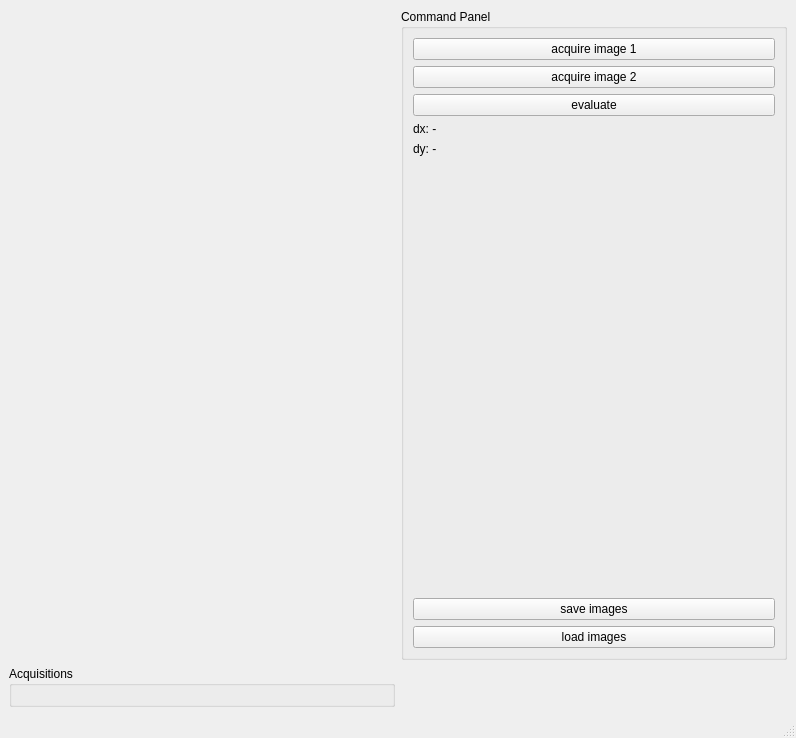
<?xml version="1.0" encoding="UTF-8"?>
<ui version="4.0">
 <class>MainWindow</class>
 <widget class="QMainWindow" name="MainWindow">
  <property name="geometry">
   <rect>
    <x>0</x>
    <y>0</y>
    <width>796</width>
    <height>738</height>
   </rect>
  </property>
  <property name="windowTitle">
   <string>Cross Correlation</string>
  </property>
  <widget class="QWidget" name="centralwidget">
   <layout class="QGridLayout" name="gridLayout">
    <item row="2" column="0">
     <widget class="QGroupBox" name="groupBox">
      <property name="title">
       <string>Acquisitions</string>
      </property>
      <layout class="QHBoxLayout" name="horizontalLayout">
       <item>
        <widget class="Itom2dQwtPlot" name="plot1">
         <property name="toolbarVisible">
          <bool>true</bool>
         </property>
         <property name="xAxisVisible" stdset="0">
          <bool>true</bool>
         </property>
         <property name="yAxisVisible" stdset="0">
          <bool>true</bool>
         </property>
         <property name="yAxisFlipped" stdset="0">
          <bool>true</bool>
         </property>
        </widget>
       </item>
       <item>
        <widget class="Itom2dQwtPlot" name="plot2">
         <property name="toolbarVisible">
          <bool>true</bool>
         </property>
         <property name="xAxisVisible" stdset="0">
          <bool>true</bool>
         </property>
         <property name="yAxisVisible" stdset="0">
          <bool>true</bool>
         </property>
         <property name="yAxisFlipped" stdset="0">
          <bool>true</bool>
         </property>
        </widget>
       </item>
      </layout>
     </widget>
    </item>
    <item row="0" column="0">
     <widget class="Itom2dQwtPlot" name="plotLive">
      <property name="xAxisVisible" stdset="0">
       <bool>false</bool>
      </property>
      <property name="yAxisVisible" stdset="0">
       <bool>false</bool>
      </property>
     </widget>
    </item>
    <item row="0" column="1">
     <widget class="QGroupBox" name="groupBox_2">
      <property name="title">
       <string>Command Panel</string>
      </property>
      <layout class="QVBoxLayout" name="verticalLayout">
       <item>
        <widget class="QPushButton" name="btnAcquire1">
         <property name="text">
          <string>acquire image 1</string>
         </property>
        </widget>
       </item>
       <item>
        <widget class="QPushButton" name="btnAcquire2">
         <property name="text">
          <string>acquire image 2</string>
         </property>
        </widget>
       </item>
       <item>
        <widget class="QPushButton" name="btnEval">
         <property name="text">
          <string>evaluate</string>
         </property>
        </widget>
       </item>
       <item>
        <widget class="QLabel" name="lbl_dx">
         <property name="text">
          <string>dx: -</string>
         </property>
        </widget>
       </item>
       <item>
        <widget class="QLabel" name="lbl_dy">
         <property name="text">
          <string>dy: -</string>
         </property>
        </widget>
       </item>
       <item>
        <spacer name="verticalSpacer">
         <property name="orientation">
          <enum>Qt::Vertical</enum>
         </property>
         <property name="sizeHint" stdset="0">
          <size>
           <width>20</width>
           <height>178</height>
          </size>
         </property>
        </spacer>
       </item>
       <item>
        <widget class="QPushButton" name="btnSave">
         <property name="text">
          <string>save images</string>
         </property>
        </widget>
       </item>
       <item>
        <widget class="QPushButton" name="btnLoad">
         <property name="text">
          <string>load images</string>
         </property>
        </widget>
       </item>
      </layout>
     </widget>
    </item>
   </layout>
  </widget>
  <widget class="QMenuBar" name="menubar">
   <property name="geometry">
    <rect>
     <x>0</x>
     <y>0</y>
     <width>796</width>
     <height>21</height>
    </rect>
   </property>
  </widget>
  <widget class="QStatusBar" name="statusbar"/>
 </widget>
 <customwidgets>
  <customwidget>
   <class>Itom2dQwtPlot</class>
   <extends>QMainWindow</extends>
   <header>itom2dqwtplot.h</header>
  </customwidget>
 </customwidgets>
 <resources/>
 <connections/>
</ui>
